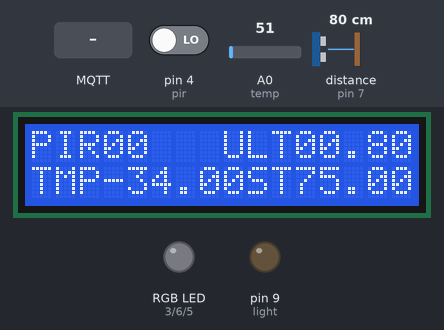
Simulated run of this sketch. Board: Arduino Uno, built with avr-gcc and run on an emulated ATmega328P. Shown: 16×2 character LCD, an RGB LED mixed from three pins (HIGH = lit), output pins drawn as LEDs (lit = HIGH). Wiring (inferred from the names in the program): ultrasonic range finder: trigger pin 2; echo pin 7; LM75 temperature sensor at I2C address 0x48. Inputs (shaded band) come from the test bench; at power-on: distance to the obstacle (sensor on pin 7) 80 cm, A0 (temp) = 51, pin 4 (pir) LOW. The echo pulse lasts 58.3 µs per cm; WiFi joins after 1.5 s; servers stay silent unless stated; no MQTT or app messages arrive unless stated; pins used as bus, display or sensor lines are not drawn; what the sketch prints to the serial monitor is not drawn.

Above: at 4.2 s.
4.3 s: MQTT message "light" arrives on the first subscribed topic
At 5.5 s:
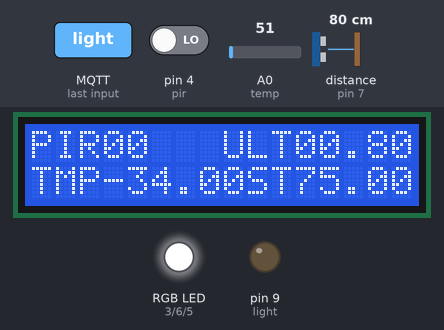
5.8 s: distance to the obstacle (sensor on pin 7) set to 2 cm
At 6.6 s:
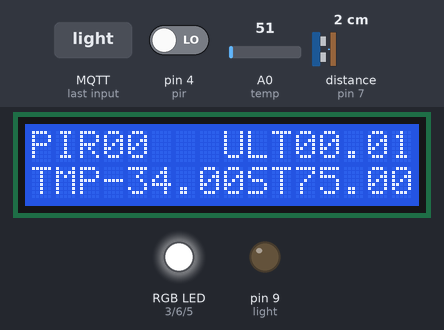
7.4 s: A0 (temp) set to 61
At 8.6 s:
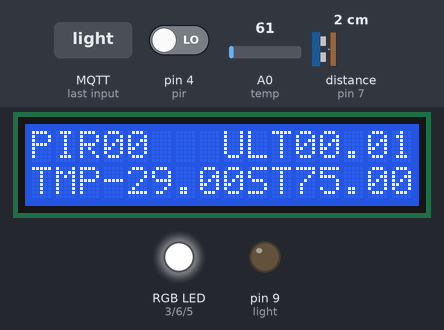
8.9 s: pin 4 (pir) driven HIGH
At 9.09 s:
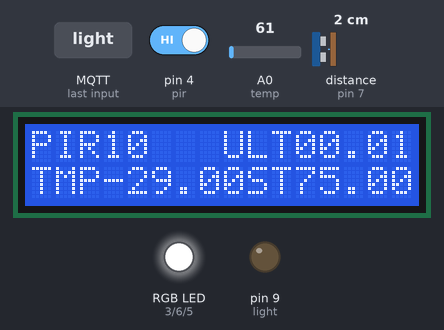
10.4 s: distance to the obstacle (sensor on pin 7) set to 4 cm
At 11.3 s:
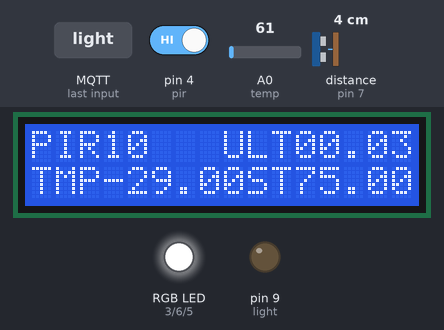
11.9 s: MQTT message "90" arrives on the first subscribed topic
At 12.11 s:
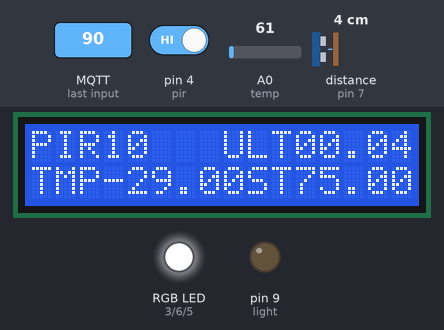
Timing chart, 0 to 14.6 s (numbered marks = the images above; inputs shaded):
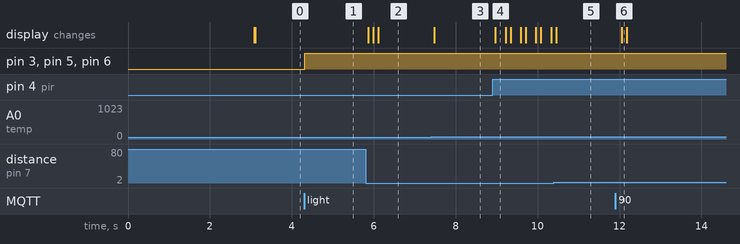

The sketch:

micro.ino
```cpp
#include <Wire.h>
#include <LiquidCrystal_I2C.h>

#include <SPI.h>
#include <Ethernet.h>
#include <PubSubClient.h>

LiquidCrystal_I2C lcd(0x3F, 16, 2);

byte mac[] = {0x00, 0xAB, 0xCD, 0xEF, 0xAB, 0xCD};
IPAddress server(10, 30, 4, 184);
IPAddress ip(10, 30, 4, 185);

EthernetClient ethClient;
PubSubClient client(ethClient);

const int temp = A0;
const int trig = 2;
const int echo = 7;
const int pir = 4;

const int light = 9;
const int r = 3;
const int g = 6;
const int b = 5;

int Light = 0;
int brightness = 0;

void printText(int col, int row, String text)
{
  lcd.setCursor(col, row);
  if (text.charAt(0) == '0')
  {
    lcd.print(0);
  }
  lcd.print(text);
}

void ds1621()
{
  Wire.begin();
  Wire.beginTransmission(0x48); // connect to DS1621 (#0)
  Wire.write(0xAC);             // Access Config
  Wire.write(0x02);             // set for continuous conversion
  Wire.beginTransmission(0x48); // restart
  Wire.write(0xEE);             // start conversions
  Wire.endTransmission();
}

float getDSTemp()
{
  int8_t firstByte;
  int8_t secondByte;
  float temp = 0;
  delayMicroseconds(10); // give time for measurement
  Wire.beginTransmission(0x48);
  Wire.write(0xAA); // read temperature command
  Wire.endTransmission();
  Wire.requestFrom(0x48, 2); // request two bytes from DS1621 (0.5 deg. resolution)
  firstByte = Wire.read();   // get first byte
  secondByte = Wire.read();  // get second byte
  temp = firstByte;
  if (secondByte) // if there is a 0.5 deg difference
    temp += 0.5;

  return temp;
}

float getTemp()
{
  int temp = 750 / 7 * (analogRead(temp) / 1023.0 * 5 - 1) + 46;
  return temp;
}

void ultraSonic()
{
  pinMode(trig, OUTPUT);
  pinMode(echo, INPUT);
}

float getLength()
{
  digitalWrite(trig, HIGH);
  delayMicroseconds(10);
  digitalWrite(trig, LOW);
  return pulseIn(echo, HIGH) / 29 / 2 / 100.0;
}

int getPIR()
{
  if (digitalRead(pir) == HIGH)
  {
    return 1;
  }
  else
  {
    return 0;
  }
}

void rgb()
{
  pinMode(r, OUTPUT);
  pinMode(g, OUTPUT);
  pinMode(b, OUTPUT);
}

void setRGB(int red, int green, int blue)
{
  analogWrite(r, 255 - red);
  analogWrite(g, 255 - green);
  analogWrite(b, 255 - blue);
}

void setLight(char *topic, byte *payload, unsigned int length)
{
  if (strcmp(topic, "light") == 0) {
    brightness = atoi((char *)payload);
  } else  if (strcmp(topic, "Light") == 0){
    Light = atoi((char *)payload);
  }
  if (Light == 0)
   {
    setRGB(0, 0, 0);

   } else {
      setRGB(brightness, brightness, brightness);
   }
   Serial.print(Light);
   Serial.print("   ");
   Serial.println(brightness);
}

void reconnect()
{
  // Loop until we're reconnected
  while (!client.connected())
  {
    Serial.print("Attempting MQTT connection...");
    // Attempt to connect
    if (client.connect("arduinoClient"))
    {
      Serial.println("connected");
      client.subscribe("light");
      client.subscribe("Light");
    }
    else
    {
      Serial.print("failed, rc=");
      Serial.print(client.state());
      Serial.println(" try again in 5 seconds");
      // Wait 5 seconds before retrying
      delay(5000);
    }
  }
}

bool publish(char topic[], String text)
{
  return client.publish(topic, (char *)text.c_str());
}

void setup()
{
  Serial.begin(9600);

  client.setServer(server, 1883);
  client.setCallback(setLight);

  Ethernet.begin(mac);

  delay(1500);

  lcd.init();
  lcd.backlight();

  ds1621();
  ultraSonic();
  rgb();
  pinMode(pir, INPUT);
  pinMode(light, OUTPUT);

  printText(0, 0, "PIR");
  printText(8, 0, "ULT");

  printText(0, 1, "TMP");
  printText(8, 1, "DST");
}

void loop()
{
  String length = String(getLength());
  String temp = String(getTemp());
  String dsTemp = String(getDSTemp());
  String pirr = String(getPIR());

  printText(3, 0, pirr);
  printText(11, 0, length);
  printText(3, 1, temp);
  printText(11, 1, dsTemp);

  publish("length", length);
  publish("temp", temp);
  publish("dstemp", dsTemp);
  publish("pir", pirr);

  if (!client.connected())
  {
    reconnect();
  }

  client.loop();

  delay(100);
}
```

Measured:
- after the input at 4.3 s, pin 3 (r), pin 5 (b), pin 6 (g): LOW → HIGH at once
- after the input at 5.8 s, the display: changes after 0.06 s (image 2)
- after the input at 7.4 s, the display: changes after 0.08 s (image 3)
- after the input at 8.9 s, the display: changes after 0.07 s (image 4)
- after the input at 10.4 s, the display: changes after 0.05 s (image 5)
- after the input at 11.9 s, the display: changes after 0.16 s (image 6)
